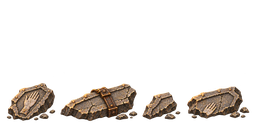
#> input picture assets/detritos_caixao.png, 256 x 128 px
$ python art_v22_check.py
#> lines starting #> are read from the running program, lines starting #| are printed output that depends on the picture
from pathlib import Path
from PIL import Image,ImageDraw
import hashlib,json
R=Path(__file__).resolve().parents[1];errors=[];rows=[]
for name,cols,cell in [('carregador_exposto',6,256),('guardiao_colosso_ataques',4,512)]:
 p=R/f'assets/animation/{name}.png'
 if not p.exists():errors.append(name+': missing');continue
 im=Image.open(p)
 if im.mode!='RGBA' or im.size!=(cols*cell,4*cell):errors.append(name+': format/size')
 hashes=[];boxes=[];corners=[]
 sheet=Image.new('RGB',(cols*256,4*280),(25,28,32));d=ImageDraw.Draw(sheet)
 for i in range(cols*4):
  x=i%cols*cell;y=i//cols*cell;f=im.crop((x,y,x+cell,y+cell));a=f.getchannel('A')
  box=a.point(lambda v:255 if v>40 else 0).getbbox();boxes.append(box)
  if box is None:errors.append(f'{name}/{i}: empty')
  corners.extend(a.getpixel(pos) for pos in [(0,0),(cell-1,0),(0,cell-1),(cell-1,cell-1)])
  bg=Image.new('RGBA',f.size,(0,0,0,255));bg.alpha_composite(f);hashes.append(hashlib.sha256(bg.tobytes()).hexdigest())
  f=f.resize((256,256),Image.Resampling.LANCZOS);px=i%cols*256;py=i//cols*280;sheet.paste(f,(px,py),f);d.text((px+8,py+260),str(i),fill='white')
 if len(set(hashes))!=cols*4:errors.append(name+': duplicates')
 if max(corners)>8:errors.append(name+': opaque corners')
 sheet.save(R/f'docs/imagens/v22-{name}-contato.png')
 rows.append(dict(file=str(p.relative_to(R)),bounds=boxes,distinct=len(set(hashes)),corner_alpha=max(corners)))
p=R/'assets/detritos_caixao.png'
if p.exists():
 im=Image.open(p)
#> im is the input picture: PIL image 256x128 RGBA; mean R, G, B, A 22.8, 18, 13.7, 39.1
 if im.mode!='RGBA' or im.size!=(256,128):errors.append('debris: format/size')
 a=im.getchannel('A');b=a.point(lambda v:255 if v>40 else 0).getbbox()
#> after `a = im.getchannel('A')`:
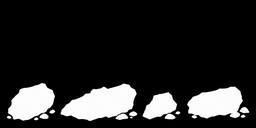
#> a: PIL image 256x128 L; min 0, max 255, mean 39.1
#> after `b = a.point(lambda v: 255 if v > 40 else 0).getbbox()`: b = (7, 83, 249, 121)
 if not b:errors.append('debris: empty')
 if max(a.getpixel(q) for q in [(0,0),(255,0),(0,127),(255,127)])>8:errors.append('debris: corners')
 bg=Image.new('RGBA',im.size,(25,28,32,255));bg.alpha_composite(im);bg.resize((1024,512)).convert('RGB').save(R/'docs/imagens/v22-detritos-contato.png')
#> after `bg = Image.new('RGBA', im.size, (25, 28, 32, 255))`:
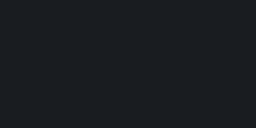
#> bg: PIL image 256x128 RGBA; mean R, G, B, A 25, 28, 32, 255
#> after `bg.alpha_composite(im)`:
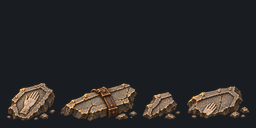
#> bg: PIL image 256x128 RGBA; mean R, G, B, A 40, 38.7, 38.8, 255
#> after `bg = Image.new('RGBA', im.size, (25, 28, 32, 255))`:
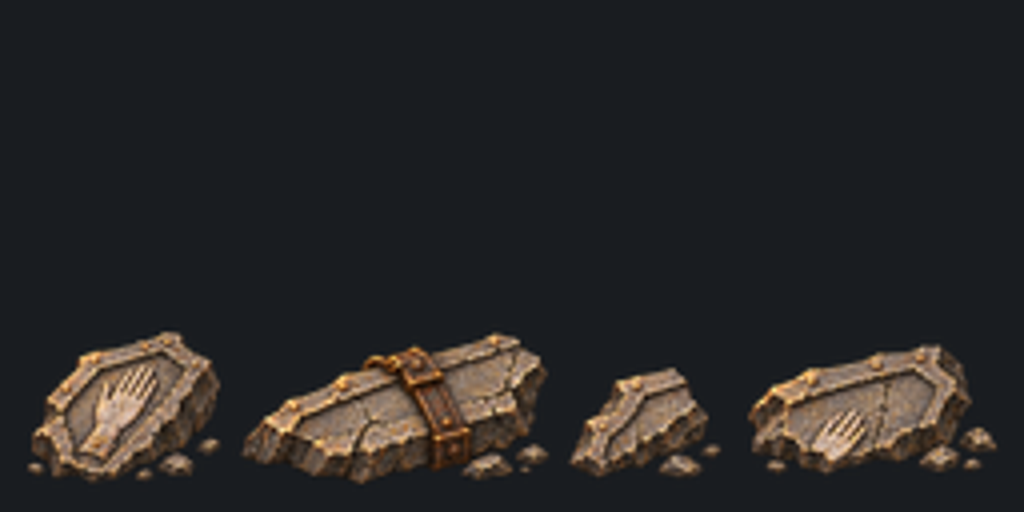
#> saved as v22-detritos-contato.png: PIL image 1024x512 RGB; mean R, G, B 40, 38.7, 38.8
 rows.append(dict(file='assets/detritos_caixao.png',bounds=b))
else:errors.append('debris missing')
report=dict(assets=rows,errors=errors,limits='Dimensions, alpha, nonempty distinct frames only. No proof of pose continuity, gameplay, hitboxes or fluidity.')
#> report = 3 items
(R/'docs/v22-arte-medidas.json').write_text(json.dumps(report,indent=2)+'\n');print(json.dumps({'errors':errors}));raise SystemExit(bool(errors))
#| {"errors": ["carregador_exposto: missing", "guardiao_colosso_ataques: missing"]}
#> (the run stopped early here; a loop or call above may not have finished)
